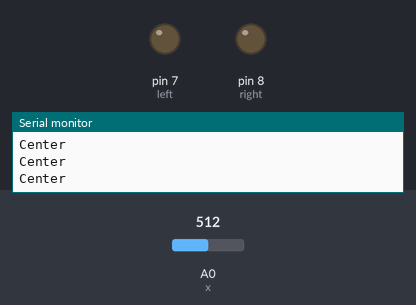
This sketch was run on a simulated Arduino Uno, built with avr-gcc and run on an emulated ATmega328P. On the bench: output pins drawn as LEDs (lit = HIGH), the last lines printed to the serial monitor. The test bench sets the inputs (shaded band); at power-on: A0 (x) = 512.

Above: at 1.2 s.
1.3 s: A0 (x) set to 487
At 1.9 s:
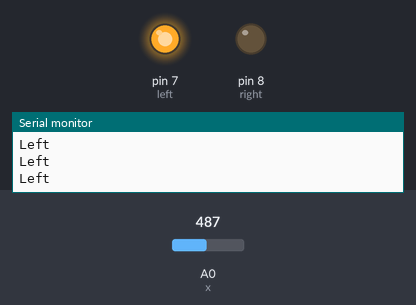
2.8 s: A0 (x) set to 610
At 4.2 s:
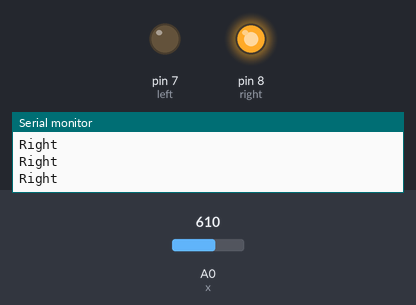
Timing chart, 0 to 5.8 s (numbered marks = the images above; inputs shaded):
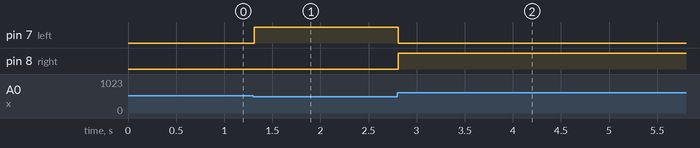

Measured:
- the behaviour switches between 500 and 499 on A0 (x) (found by bisection; images 0 and 1)
- after the input at 1.3 s, pin 7 (left): LOW → HIGH at once
- after the input at 2.8 s, pin 7 (left): HIGH → LOW at once; pin 8 (right): LOW → HIGH at once

The sketch:

joystick.ino
```cpp
#define x 0
#define left  7
#define right 8
#define spee 255

void setup() {
  // put your setup code here, to run once:
  pinMode(x, INPUT);
  pinMode(left, OUTPUT);
  pinMode(right, OUTPUT);
  Serial.begin(9600);
}

void loop() {
  // put your main code here, to run repeatedly:
  digitalWrite(4,HIGH);
  int Joy_x = analogRead(x);
  if (Joy_x < 500) {
    Serial.println("Left");
    digitalWrite(left, HIGH);
    digitalWrite(right, LOW);
  }
  else if (Joy_x > 600) {
    Serial.println("Right");
    digitalWrite(left, LOW);
    digitalWrite(right, HIGH);
  } else {
    Serial.println("Center");
    digitalWrite(left, LOW);
    digitalWrite(right, LOW);
  }

}
```
